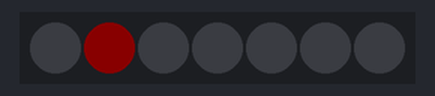
A sketch run on a simulated Arduino Uno, built with avr-gcc and run on an emulated ATmega328P. Shown: 7 RGB LEDs in strip order, left to right. Dim RGB values are drawn brighter than linear.

Above: at 0.05 s.
At 0.45 s:
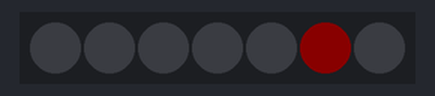
At 0.85 s:
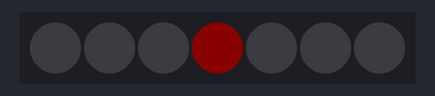
Timing chart, 0 to 40.0 s (numbered marks = the images above):
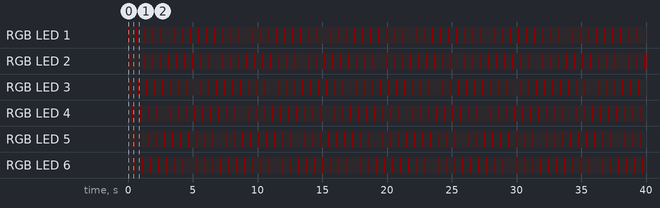

The sketch:

arduino-rotating-ws2812-ring.ino
```cpp
#include <Adafruit_NeoPixel.h>

#define PIN 2
#define NUM_LEDS 7

Adafruit_NeoPixel strip = Adafruit_NeoPixel(NUM_LEDS, PIN, NEO_GRB + NEO_KHZ800);

void setup() {
  strip.begin();
  strip.show();
}

void loop() {
  int color = 10;
  for(int pixel = 1; pixel < 7; pixel++) {
    strip.setPixelColor(pixel, color, 0, 0);
    strip.show();
    strip.setPixelColor(pixel, 0, 0, 0);
    delay(100);
  }
}
```

Measured:
- by itself, RGB LED 1–6: alternates RGB(10, 0, 0) for 0.10 s and off for 0.50 s
- by itself, everything shown: repeats every 0.60 s, in 6 steps
